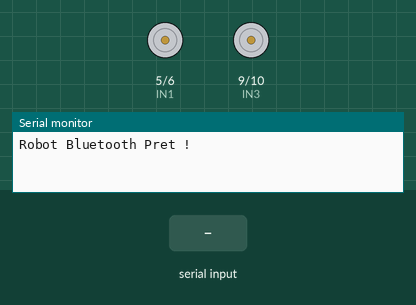
Simulated run of this sketch. Board: Arduino Uno, built with avr-gcc and run on an emulated ATmega328P. Parts: motor-driver pin pairs drawn as motors (green arrow = first pin HIGH = forward, orange = second pin HIGH = backward, longer = more drive), the last lines printed to the serial monitor. The test bench sets the inputs (shaded band).

Above: at 1.2 s.
1.3 s: "F" received over the second serial link
At 1.7 s:
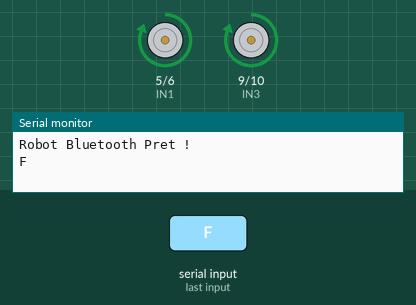
2.8 s: "B" received over the second serial link
At 4.0 s:
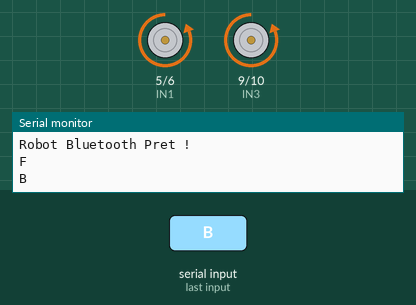
4.3 s: "L" received over the second serial link
At 5.2 s:
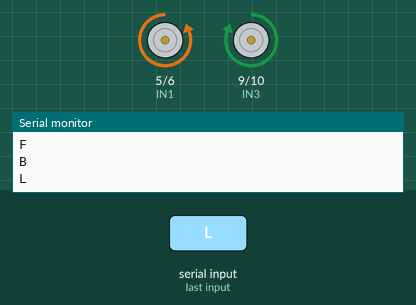
5.8 s: "R" received over the second serial link
At 6.3 s:
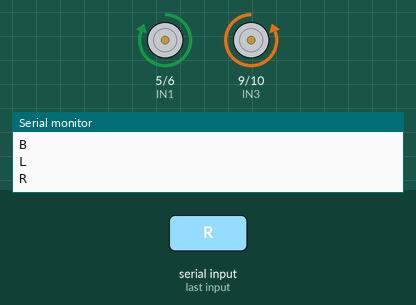
Timing chart, 0 to 8.3 s (numbered marks = the images above; inputs shaded):
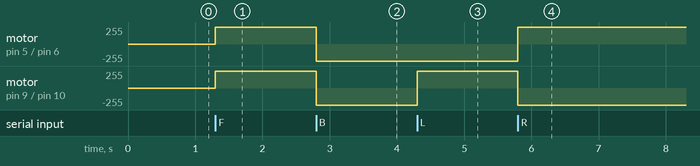

Measured:
- after the input at 1.3 s, motor on pin 5 (IN1) / pin 6 (IN2), motor on pin 9 (IN3) / pin 10 (IN4): stopped → forward 255/255 at once
- after the input at 2.8 s, motor on pin 5 (IN1) / pin 6 (IN2), motor on pin 9 (IN3) / pin 10 (IN4): forward 255/255 → backward 255/255 at once
- after the input at 4.3 s, motor on pin 9 (IN3) / pin 10 (IN4): backward 255/255 → forward 255/255 at once
- after the input at 5.8 s, motor on pin 5 (IN1) / pin 6 (IN2): backward 255/255 → forward 255/255 at once; motor on pin 9 (IN3) / pin 10 (IN4): forward 255/255 → backward 255/255 at once

The sketch:

ROBOTOT.ino
```cpp
#include <SoftwareSerial.h>

// --- CONFIGURATION DU BLUETOOTH ---
// RX Arduino (D2) <--> TX Bluetooth
// TX Arduino (D3) <--> RX Bluetooth
SoftwareSerial BT(2, 3);

// --- CONFIGURATION DES MOTEURS ---
// Moteur GAUCHE
const int IN1 = 5;
const int IN2 = 6;
// Moteur DROIT
const int IN3 = 9;
const int IN4 = 10;

char commande = 'S'; // Variable pour stocker l'ordre reçu

void setup() {
  // Démarrage des communications
  Serial.begin(9600); // Pour l'ordinateur (au cas où)
  BT.begin(9600);     // Pour le téléphone (Important !)

  // Configuration des broches moteurs en SOTRIE
  pinMode(IN1, OUTPUT);
  pinMode(IN2, OUTPUT);
  pinMode(IN3, OUTPUT);
  pinMode(IN4, OUTPUT);

  Serial.println("Robot Bluetooth Pret !");
}

void loop() {
  // Est-ce que le téléphone parle ?
  if (BT.available()) {
    commande = BT.read(); // On lit la lettre envoyée
    Serial.println(commande); // On l'affiche sur l'ordi pour vérifier
  }

  // --- CERVEAU DU ROBOT ---
  if (commande == 'F') {       // F = Forward (Avancer)
    avancer();
  }
  else if (commande == 'B') {  // B = Back (Reculer)
    reculer();
  }
  else if (commande == 'L') {  // L = Left (Gauche)
    tournerGauche();
  }
  else if (commande == 'R') {  // R = Right (Droite)
    tournerDroite();
  }
  else if (commande == 'S') {  // S = Stop
    stopper();
  }
}

// --- FONCTIONS DE MOUVEMENT ---

void avancer() {
  digitalWrite(IN1, HIGH);
  digitalWrite(IN2, LOW);
  digitalWrite(IN3, HIGH);
  digitalWrite(IN4, LOW);
}

void reculer() {
  digitalWrite(IN1, LOW);
  digitalWrite(IN2, HIGH);
  digitalWrite(IN3, LOW);
  digitalWrite(IN4, HIGH);
}

void tournerGauche() {
  digitalWrite(IN1, LOW);  // Roue gauche recule
  digitalWrite(IN2, HIGH);
  digitalWrite(IN3, HIGH); // Roue droite avance
  digitalWrite(IN4, LOW);


}

void tournerDroite() {
  digitalWrite(IN1, HIGH); // Roue gauche avance
  digitalWrite(IN2, LOW);
  digitalWrite(IN3, LOW);  // Roue droite recule
  digitalWrite(IN4, HIGH);
}

void stopper() {
  digitalWrite(IN1, LOW);
  digitalWrite(IN2, LOW);
  digitalWrite(IN3, LOW);
  digitalWrite(IN4, LOW);
}
```
